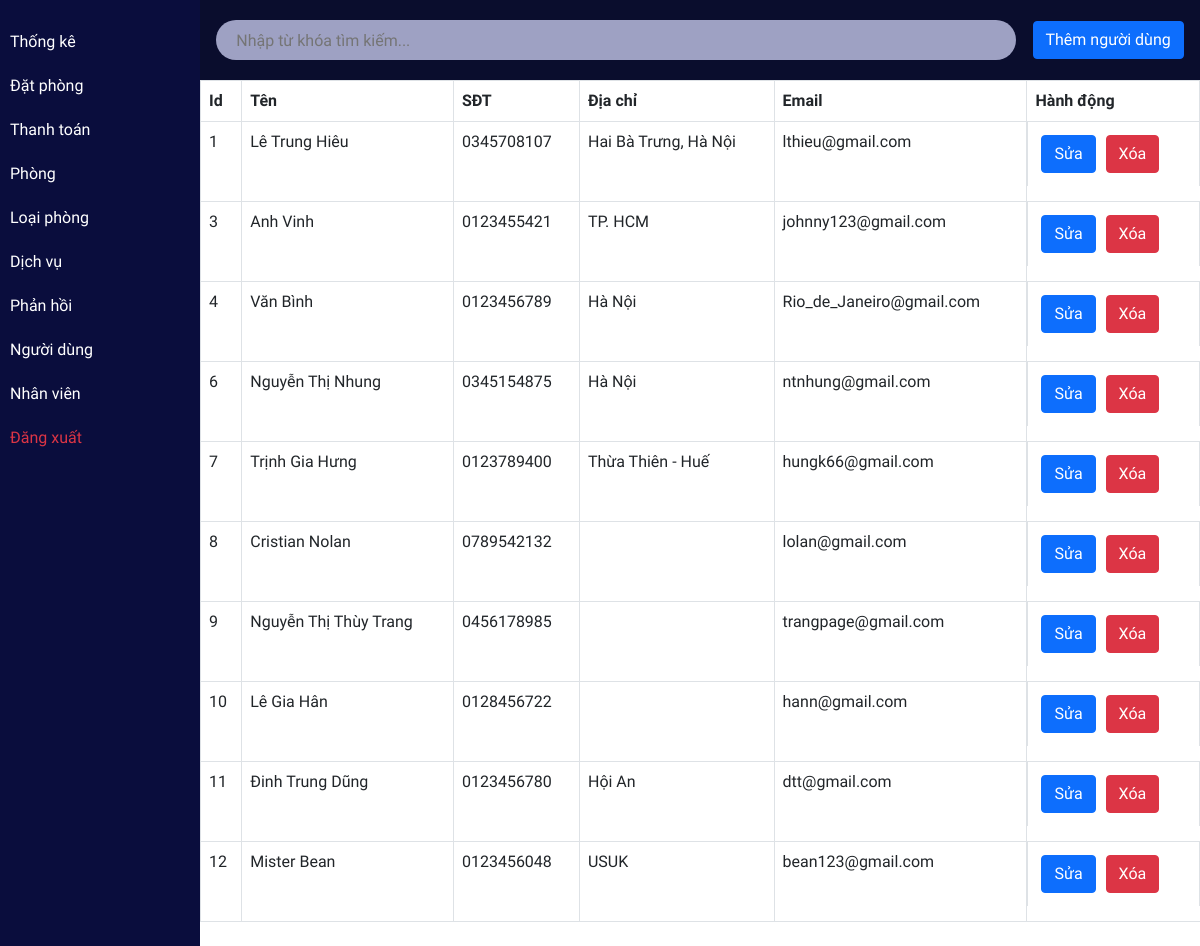
/admin/user.php (signed in), run on the app's committed database.
### tables this page shows
CREATE TABLE `user` (
  `id` int(11) NOT NULL AUTO_INCREMENT,
  `name` varchar(50) NOT NULL,
  `address` varchar(500) DEFAULT NULL,
  `phone` varchar(15) NOT NULL,
  `email` varchar(50) NOT NULL,
  `password` varchar(50) NOT NULL,
  PRIMARY KEY (`id`)
);

### admin/user.php (the view, shortened to what this page needs)
<?php include 'header.php'; ?>
<?php include('sidebar.php')?>
  <div class="main-content">
    <div class="searchsection">
        <input type="text" name="search_bar" id="search_bar" placeholder="Nhập từ khóa tìm kiếm..." onkeyup="searchFun()">
        <button type="button" class="btn btn-primary" data-bs-toggle="modal" data-bs-target="#addUserModal">
            Thêm người dùng
        </button>
    </div>
    <div class="room">
        <?php
        $sql = "select * from user";
        $re = mysqli_query($conn, $sql)
        ?>
        <table class="table table-bordered" id="table-data">
            <thead>
                <tr>
                    <th scope="col">Id</th>
                    <th scope="col">Tên</th>
                    <th scope="col">SĐT</th>
                    <th scope="col">Địa chỉ</th>
                    <th scope="col">Email</th>
                    <th scope="col" class="action">Hành động</th>
                </tr>
            </thead>
            <tbody>
                <?php
                while ($res = mysqli_fetch_array($re)) {
                ?>
                    <tr style="height:80px;">
                        <td><?php echo $res['id'] ?></td>
                        <td><?php echo $res['name'] ?></td>
                        <td><?php echo $res['phone'] ?></td>
                        <td><?php echo $res['address'] ?></td>
                        <td><?php echo $res['email'] ?></td>
                        <td class="action">
                            <a href="useredit.php?id=<?php echo $res['id'] ?>"><button class="btn btn-primary">Sửa</button></a>
                            <a href="user.php?delete=<?php echo $res['id'] ?>" onclick="return confirm('Bạn có chắc không?')"><button class='btn btn-danger'>Xóa</button></a>
                        </td>
                    </tr>
                <?php
                }
                ?>
            </tbody>
        </table>
    </div>
  </div>
    <?php include 'footer.php'; ?>

### admin/css/room.css (style rules this page uses)
:root { --bg-text-shadow: 0 2px 4px rgb(13 0 77 / 8%), 0 3px 6px rgb(13 0 77 / 8%), 0 8px 16px rgb(13 0 77 / 8%); --bg-box-shadow: 0px 0px 20px 6px rgba(8, 8, 15, 0.31); }
* { margin: 0; padding: 0; font-family: Consolas, sans-serif; }
.room { display: flex; position: relative; height: 89vh; overflow-y: scroll; justify-content: space-evenly; flex-wrap: wrap; }

### admin/css/roombook.css (style rules this page uses)
:root { --bg-text-shadow: 0 2px 4px rgb(13 0 77 / 8%), 0 3px 6px rgb(13 0 77 / 8%), 0 8px 16px rgb(13 0 77 / 8%); --bg-box-shadow: 0px 0px 20px 6px rgba(26, 30, 164, 0.31); }
body { background-color: #ffff; }
* { margin: 0; padding: 0; font-family: Consolas, sans-serif; }
.searchsection { height: 80px; width: 100%; display: flex; justify-content: space-evenly; align-items: center; background-color: #0a0d2d; position: relative; z-index: 500; }
#search_bar { height: 40px; width: 80%; border: none; background-color: rgba(195, 198, 233, 0.8); padding-left: 20px; border-radius: 30px; }
a { color: black; }
.action a { text-decoration: none; }
.action button { display: flex; flex-wrap: wrap; margin: 5px; }

### admin/css/dashboard.css (style rules this page uses)
:root { --bg-text-shadow: 0 2px 4px rgb(13 0 77 / 8%), 0 3px 6px rgb(13 0 77 / 8%), 0 8px 16px rgb(13 0 77 / 8%); --bg-box-shadow: 0px 0px 20px 6px rgba(26, 30, 164, 0.31); }
* { margin: 0; padding: 0; font-family: Consolas, sans-serif; }
td.action { display: flex; }
.main-content { margin-left: 200px; }

### data on the page
user: id "1", name "Lê Trung Hiêu", phone "0345708107", address "Hai Bà Trưng, Hà Nội", email "lthieu@gmail.com"
user: id "3", name "Anh Vinh", phone "0123455421", address "TP. HCM", email "johnny123@gmail.com"
user: id "4", name "Văn Bình", phone "0123456789", address "Hà Nội", email "Rio_de_Janeiro@gmail.com"
user: id "6", name "Nguyễn Thị Nhung", phone "0345154875", address "Hà Nội", email "ntnhung@gmail.com"
user: id "7", name "Trịnh Gia Hưng", phone "0123789400", address "Thừa Thiên - Huế", email "hungk66@gmail.com"
user: id "8", name "Cristian Nolan", phone "0789542132", email "lolan@gmail.com"
user: id "9", name "Nguyễn Thị Thùy Trang", phone "0456178985", email "trangpage@gmail.com"
user: id "10", name "Lê Gia Hân", phone "0128456722", email "hann@gmail.com"
user: id "11", name "Đinh Trung Dũng", phone "0123456780", address "Hội An", email "dtt@gmail.com"
user: id "12", name "Mister Bean", phone "0123456048", address "USUK", email "bean123@gmail.com"
